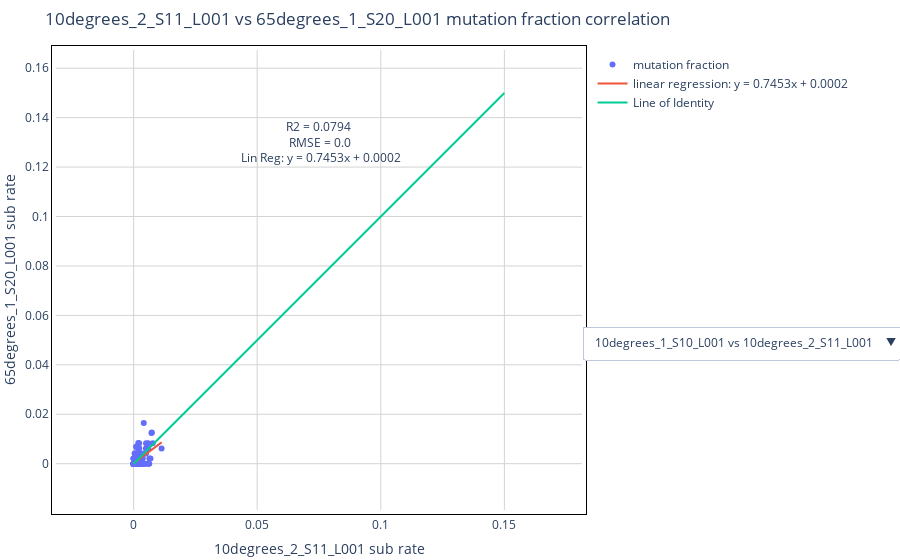

The code cell stored with this chart in its notebook:
### Code cell
study.compare_mutation_profiles(
    sample = ['10degrees_2_S11_L001','65degrees_1_S20_L001','45degrees_2_S19_L001','10degrees_1_S10_L001'],
    reference = reference,
    section = 'full',
)['fig'].show()

### Figure 1 — Plotly figure (JSON) as saved in the notebook; plotly's stock layout.template omitted (floating-point values rounded to 4 significant figures; data arrays with more than 128 entries replaced by an {"elided": "..."} marker saying what was removed)
{"data": [{"mode": "markers", "name": "mutation fraction", "text": "10degrees_1_S10_L001 vs 10degrees_2_S11_L001", "type": "scatter", "visible": true, "x": {"elided": "170 float values"}, "y": {"elided": "170 float values"}}, {"mode": "lines", "name": "linear regression: y = 0.7453x + 0.0002", "type": "scatter", "visible": true, "x": {"elided": "170 float values"}, "y": {"elided": "170 float values"}}, {"mode": "lines", "name": "Line of Identity", "type": "scatter", "visible": true, "x": [0, 0.15], "y": [0, 0.15]}, {"mode": "markers", "name": "mutation fraction", "text": "10degrees_1_S10_L001 vs 65degrees_1_S20_L001", "type": "scatter", "visible": false, "x": {"elided": "170 float values"}, "y": {"elided": "170 float values"}}, {"mode": "lines", "name": "linear regression: y = 1.1177x + 0.0019", "type": "scatter", "visible": false, "x": {"elided": "170 float values"}, "y": {"elided": "170 float values"}}, {"mode": "lines", "name": "Line of Identity", "type": "scatter", "visible": false, "x": [0, 0.15], "y": [0, 0.15]}, {"mode": "markers", "name": "mutation fraction", "text": "10degrees_2_S11_L001 vs 65degrees_1_S20_L001", "type": "scatter", "visible": false, "x": {"elided": "170 float values"}, "y": {"elided": "170 float values"}}, {"mode": "lines", "name": "linear regression: y = 0.4663x + 0.0031", "type": "scatter", "visible": false, "x": {"elided": "170 float values"}, "y": {"elided": "170 float values"}}, {"mode": "lines", "name": "Line of Identity", "type": "scatter", "visible": false, "x": [0, 0.15], "y": [0, 0.15]}], "layout": {"annotations": [{"showarrow": false, "text": "R2 = 0.0794 <br> RMSE = 0.0 <br> Lin Reg: y = 0.7453x + 0.0002", "visible": true, "y": 0.13}, {"showarrow": false, "text": "R2 = 0.0545 <br> RMSE = 0.0 <br> Lin Reg: y = 1.1177x + 0.0019", "visible": false, "y": 0.13}, {"showarrow": false, "text": "R2 = 0.0064 <br> RMSE = 0.0 <br> Lin Reg: y = 0.4663x + 0.0031", "visible": false, "y": 0.13}], "margin": {"b": 50, "l": 0, "pad": 4, "r": 0, "t": 50}, "paper_bgcolor": "white", "plot_bgcolor": "white", "title": {"text": "10degrees_2_S11_L001 vs 65degrees_1_S20_L001 mutation fraction correlation"}, "updatemenus": [{"active": 0, "buttons": [{"args": [{"visible": [true, true, true, false, false, false, false, false, false]}, {"annotations": [{"showarrow": false, "text": "R2 = 0.0794 <br> RMSE = 0.0 <br> Lin Reg: y = 0.7453x + 0.0002", "visible": true, "y": 0.13}, {"showarrow": false, "text": "R2 = 0.0794 <br> RMSE = 0.0 <br> Lin Reg: y = 0.7453x + 0.0002", "visible": false, "y": 0.13}, {"showarrow": false, "text": "R2 = 0.0794 <br> RMSE = 0.0 <br> Lin Reg: y = 0.7453x + 0.0002", "visible": false, "y": 0.13}], "title": "10degrees_1_S10_L001 vs 10degrees_2_S11_L001 mutation fraction correlation", "xaxis.title": "10degrees_1_S10_L001 sub rate", "yaxis.title": "10degrees_2_S11_L001 sub rate"}], "label": "10degrees_1_S10_L001 vs 10degrees_2_S11_L001", "method": "update"}, {"args": [{"visible": [false, false, false, true, true, true, false, false, false]}, {"annotations": [{"showarrow": false, "text": "R2 = 0.0545 <br> RMSE = 0.0 <br> Lin Reg: y = 1.1177x + 0.0019", "visible": false, "y": 0.13}, {"showarrow": false, "text": "R2 = 0.0545 <br> RMSE = 0.0 <br> Lin Reg: y = 1.1177x + 0.0019", "visible": true, "y": 0.13}, {"showarrow": false, "text": "R2 = 0.0545 <br> RMSE = 0.0 <br> Lin Reg: y = 1.1177x + 0.0019", "visible": false, "y": 0.13}], "title": "10degrees_1_S10_L001 vs 65degrees_1_S20_L001 mutation fraction correlation", "xaxis.title": "10degrees_1_S10_L001 sub rate", "yaxis.title": "65degrees_1_S20_L001 sub rate"}], "label": "10degrees_1_S10_L001 vs 65degrees_1_S20_L001", "method": "update"}, {"args": [{"visible": [false, false, false, false, false, false, true, true, true]}, {"annotations": [{"showarrow": false, "text": "R2 = 0.0064 <br> RMSE = 0.0 <br> Lin Reg: y = 0.4663x + 0.0031", "visible": false, "y": 0.13}, {"showarrow": false, "text": "R2 = 0.0064 <br> RMSE = 0.0 <br> Lin Reg: y = 0.4663x + 0.0031", "visible": false, "y": 0.13}, {"showarrow": false, "text": "R2 = 0.0064 <br> RMSE = 0.0 <br> Lin Reg: y = 0.4663x + 0.0031", "visible": true, "y": 0.13}], "title": "10degrees_2_S11_L001 vs 65degrees_1_S20_L001 mutation fraction correlation", "xaxis.title": "10degrees_2_S11_L001 sub rate", "yaxis.title": "65degrees_1_S20_L001 sub rate"}], "label": "10degrees_2_S11_L001 vs 65degrees_1_S20_L001", "method": "update"}], "x": 1, "xanchor": "left", "y": 0.4, "yanchor": "top"}], "xaxis": {"gridcolor": "lightgray", "linecolor": "black", "linewidth": 1, "mirror": true, "range": [0, 0.15], "scaleanchor": "y", "scaleratio": 1, "showgrid": true, "title": {"text": "10degrees_2_S11_L001 sub rate"}, "zeroline": true, "zerolinecolor": "lightgray", "zerolinewidth": 1}, "yaxis": {"gridcolor": "lightgray", "linecolor": "black", "linewidth": 1, "mirror": true, "showgrid": true, "title": {"text": "65degrees_1_S20_L001 sub rate"}, "zeroline": true, "zerolinecolor": "lightgray", "zerolinewidth": 1}}}
